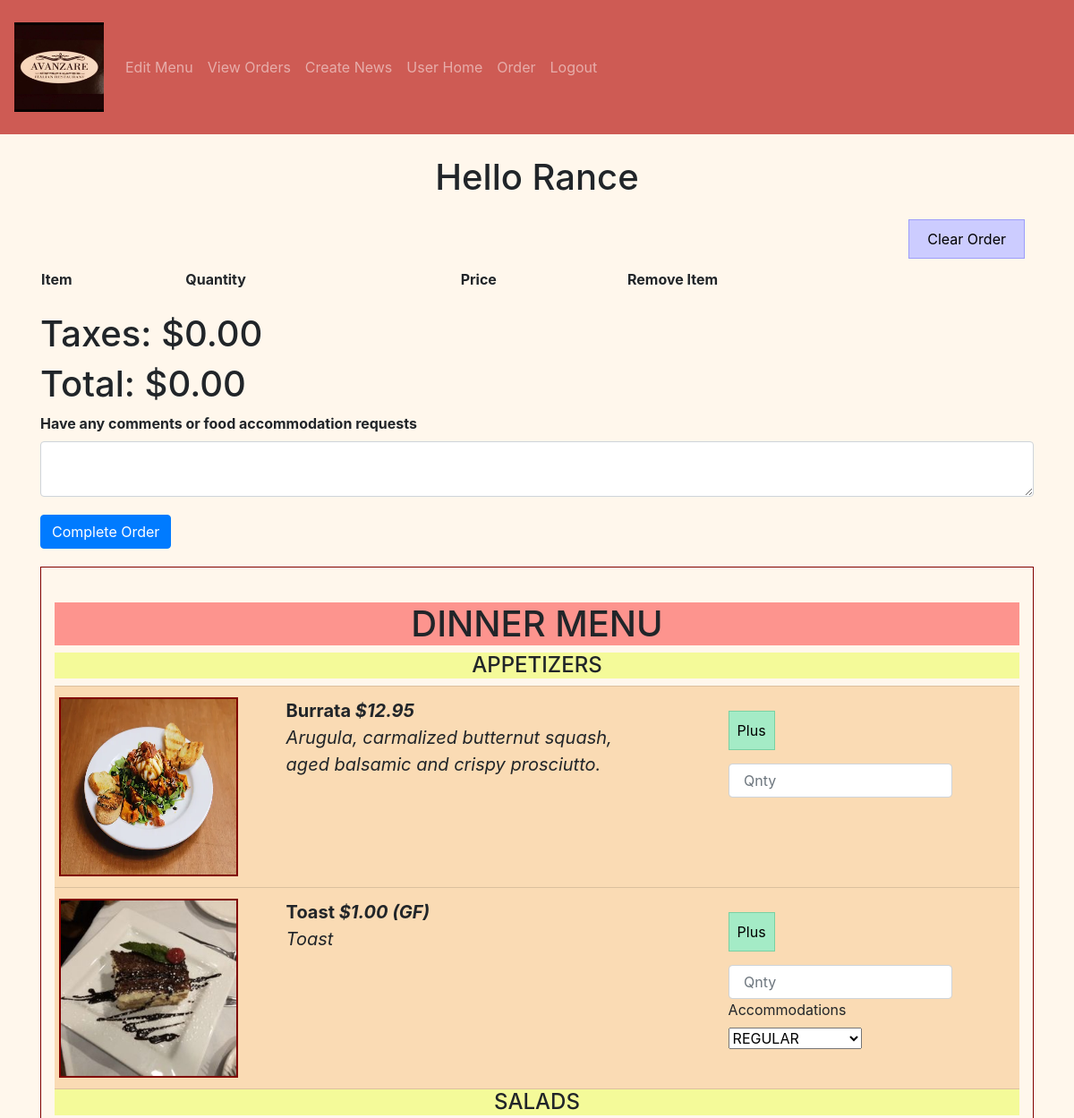
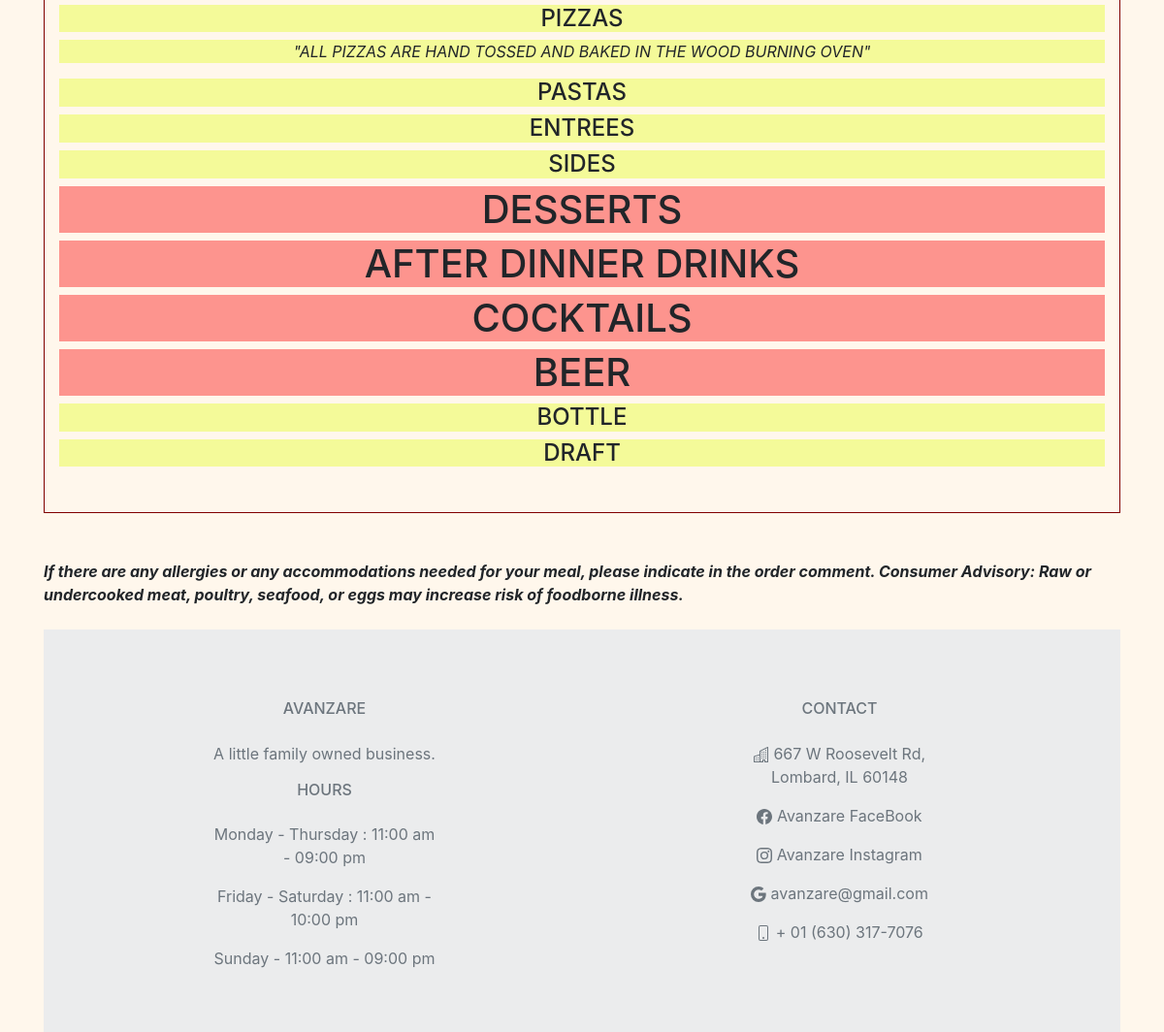
/order (signed in), run on the app's committed database (2 pictures, top to bottom).
### avanzareApp/models.py (models this page shows)
class User(db.Model, UserMixin):
    id = db.Column(db.Integer, primary_key=True)
    email = db.Column(db.String(150), unique=True)
    password = db.Column(db.String(150))
    first_name = db.Column(db.String(150))
    items = db.relationship('Menu')
    orders = db.relationship('Order')

class Menu(db.Model):
    id = db.Column(db.Integer, primary_key=True)
    name = db.Column(db.String(150), unique=True)
    price = db.Column(db.String(150))
    description = db.Column(db.String(10000))
    menu_type = db.Column(db.String(150))
    gluten_free = db.Column(db.String(150))
    vegan = db.Column(db.String(150))
    date = db.Column(db.DateTime(timezone=True), default=func.now())
    item_image = db.Column(db.String(30))
    user_id = db.Column(db.Integer, db.ForeignKey('user.id'))

### avanzareApp/views.py (the view)
@views.route('/order', methods=['GET', 'POST'])
@login_required
def test_order():
    items = Menu.query.all()
    return render_template("order.html", items=items, user=current_user)

### avanzareApp/__init__.py (called while the page is built)
def create_app():
    app = Flask(__name__)
    app.config['SECRET KEY'] = 'iudsdbciud ccdoi'
    app.config['SQLALCHEMY_DATABASE_URI'] = f'sqlite:///{DB_NAME}'
    db.init_app(app)
    from .views import views
    from .auth import auth
    app.register_blueprint(views, url_prefix='/')
    app.register_blueprint(auth, url_prefix='/')
    from .models import User, Menu, Menu_order, News, Order
    with app.app_context():
        db.create_all()
    login_manager = LoginManager()
    login_manager.login_view = 'auth.start_page'
    login_manager.init_app(app)
    @login_manager.user_loader
    def load_user(id):
        return User.query.get(int(id))
    return app

### avanzareApp/templates/order.html (shortened to what this page needs)
{% extends "base.html" %} {% block title %}Home{% endblock %}
{% block content %}
<h1 align="center"> Hello {{ user.first_name }}</h1>
<form action="/order" method="GET">
    <button class="btn-edit" id="order">Clear Order</button>
</form>
<table id="actual_order" style="width:100%">
    <tr>
        <th>Item</th>
        <th>Quantity</th>
        <th>Price</th>
        <th>Remove Item</th>
    </tr>
</table>
<br />
{% set lst =  [] %}
<h1>Taxes: $<p id="displayed_taxes" style="display: inline;">0.00</p></h1>
<h1>Total: $<p id="displayed_total" style="display: inline;">0.00</p></h1>
<label for="comment"><b>Have any comments or food accommodation requests</b></label>
<textarea name="comment" id="comment" class="form-control"></textarea>
<button onclick="makeList()" class="btn btn-primary" style="margin: 20px 0px;">Complete Order</button>
<br />
<div class="blackLine">
    <br />
    <h1 class="h1Color" align="center"> DINNER MENU </h1>
    <ul class="list-group list-group-flush" id="items">
        {% set gf = "(GF)" %}
        {% set v = "(V)" %}
        {% set gfv = "(GF and V)" %}
        {% set print_once = 1 %}
        {% for menu in ["APPETIZERS", "SALADS", "PIZZAS", "PASTAS", "ENTREES", "SIDES", "DESSERT MENU", "AFTER DINNER DRINKS", "COCKTAILS", "BOTTLE", "DRAFT"] %}
            {% if print_once == 1 %}
                {% if menu == "DESSERT MENU" %}
                    <h1 class="h1Color" align="center"> DESSERTS </h1>
                    {% set print_once = 0 %}
                {% elif menu == "AFTER DINNER DRINKS" %}
                    <h1 class="h1Color" align="center"> AFTER DINNER DRINKS </h1>
                    {% set print_once = 0 %}
                {% elif menu == "COCKTAILS" %}
                    <h1 class="h1Color" align="center"> COCKTAILS </h1>
                    {% set print_once = 0 %}
                {% elif menu == "BOTTLE" %}
                    <h1 class="h1Color" align="center"> BEER </h1>
                    <h4 class="menu_type_color" align="center">{{ menu }}</h4>
                    {% set print_once = 0 %}
                {% else %}
                    <h4 class="menu_type_color" align="center">{{ menu }}</h4>
                    {% if menu == "PIZZAS" %}
                        <p class="menu_type_color" align="center"><i>"ALL PIZZAS ARE HAND TOSSED AND BAKED IN THE WOOD BURNING OVEN"</i></p>
                    {% endif %}
                    {% set print_once = 0 %}
                {% endif %}
            {% endif %}
            {% for item in items %}
                {% if item.menu_type == menu %}
                    <li class="list-group-item">
                        {% set tmp = item.name + '.jpg' %}
                        <div class="row">
                            <div class="column" style="width: 20%">
                                <img class="img-responsive image" src="{{ url_for('views.send_image', filename=tmp) }}" width="200" height="200">
                            </div>
                            <div class="column" style="width: 50%">
                                <div class="text">
                                    <b>{{ item.name }}
                                        {% set tmp = "$" + (item.price | string) %}
                                        <i>{{ tmp }}</i>
                                        {% if item.gluten_free == "GLUTEN FREE" %}
                                            <i>{{ gf }}</i>
                                        {% endif %}
                                    </b>
                                    <br />
                                    <i>{{ item.description }}</i>
                                    <br />
                                </div>
                            </div>
                            <div class="column" style="width: 30%">
                                <div style="width: 250px;">
                                    <button onclick="addToOrder(document.getElementById('quantity_{{ item.id }}').value,
                                                   {{ item.id }}, '{{ item.name }}', {{ item.price }},
                                                    document.getElementById('dish_accommodation_{{ item.id }}').value,
                                                    document.getElementById('total').value)"
                                            class="btn-add" style="margin: 15px 0px;">Plus</button>
                                    <input  type="number" min="1" step="1"
                                            class="form-control"
                                            id="quantity_{{ item.id }}"
                                            name="quantity"
                                            placeholder=" Qnty"/>
                                    {% if (item.gluten_free == "GLUTEN FREE") or (item.vegan == "VEGAN") %}
                                    <label for="dish_accommodation_{{ item.id }}">Accommodations</label>
                                    <select class="selectpicker" id="dish_accommodation_{{ item.id }}" name="dish_accommodation">
                                        <optgroup label="CHOOSE ONE" >
                                            <option>REGULAR</option>
                                        </optgroup>
                                    </select>
                                {% else %}
                                    {% set tmp_id = "dish_accommodation_" + item.id|string %}
                                    <select id="{{ tmp_id }}" hidden><option>REGULAR</option></select>
                                {% endif %}
                                </div>
                            </div>
                        </div>
                    </li>
                {% endif %}
            {% endfor %}
            {% set print_once = 1 %}
        {% endfor %}
    </ul>
    <br />
</div>
<br />
<br />
<strong align="center"><i>If there are any allergies or any accommodations needed for your meal, please indicate in the order
comment. Consumer Advisory: Raw or undercooked meat, poultry, seafood, or eggs may increase risk of foodborne illness.</i></strong>
<br />
{% include "footer.html" %}
{% endblock %}

### avanzareApp/static/style.css (style rules this page uses)
.blackLine { border:1px solid black; border-color: #800000; padding: 15px; }
.text { font-size: 20px; padding-left: 40px; width: 80%; }
.image { border: solid; border-width: 2px; border-color: #800000; }
.list-group-item { background-color: #FADBB4; }
.menu_type_color { background-color: #F4FA99; }
.h1Color { background-color: #FD948E; }
.btn-edit { background-color: #CCCCFF; color: black; padding: 9px 20px; font-size: 16px; cursor: pointer; margin-top: 15px; margin-left: 15px; border: solid; border-width: 1px; border-color: #9d9dfa; float: right; }
.btn-add { background-color: #a4ebc6; color: black; padding: 9px; font-size: 16px; border: none; cursor: pointer; border: solid; border-width: 1px; border-color: #79d1a3; }
form > * { margin: 10px; }

### data on the page
User: first_name "Rance"
Menu: shows a picture, name "Burrata", tmp "$12.95", description "Arugula, carmalized butternut squash, aged balsamic and crispy prosciutto."
Menu: shows a picture, name "Toast", user "$1.00", gf "(GF)", description "Toast", dish_accommodation "REGULAR"

### other printed values
{{ menu }} "APPETIZERS" "SALADS" "PIZZAS" "PASTAS" "ENTREES" "SIDES" "DRAFT"
{{ menu }} "BOTTLE"
